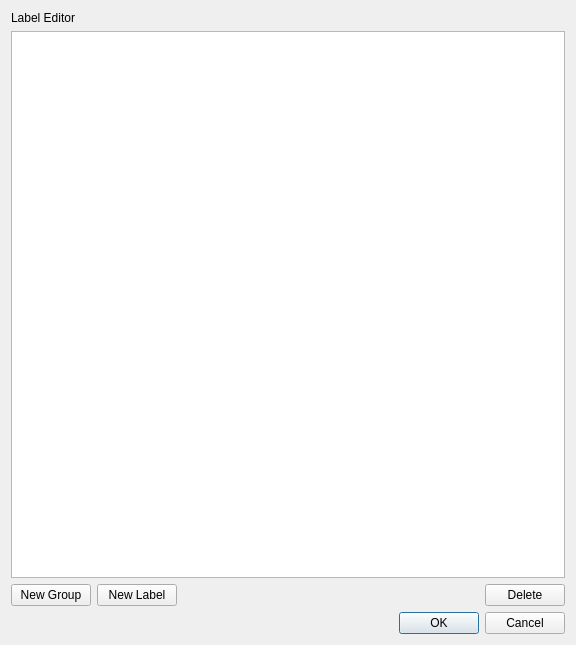
<?xml version="1.0" encoding="UTF-8"?>
<ui version="4.0">
 <class>LabelEditor</class>
 <widget class="QDialog" name="LabelEditor">
  <property name="geometry">
   <rect>
    <x>0</x>
    <y>0</y>
    <width>576</width>
    <height>645</height>
   </rect>
  </property>
  <property name="windowTitle">
   <string>Dialog</string>
  </property>
  <layout class="QVBoxLayout" name="verticalLayout">
   <item>
    <widget class="QLabel" name="label">
     <property name="text">
      <string>Label Editor</string>
     </property>
    </widget>
   </item>
   <item>
    <widget class="QTreeView" name="treeView"/>
   </item>
   <item>
    <layout class="QHBoxLayout" name="horizontalLayout">
     <property name="topMargin">
      <number>0</number>
     </property>
     <item>
      <widget class="QPushButton" name="buttonNewGroup">
       <property name="text">
        <string>New Group</string>
       </property>
      </widget>
     </item>
     <item>
      <widget class="QPushButton" name="buttonNewLabel">
       <property name="text">
        <string>New Label</string>
       </property>
      </widget>
     </item>
     <item>
      <spacer name="horizontalSpacer">
       <property name="orientation">
        <enum>Qt::Horizontal</enum>
       </property>
       <property name="sizeHint" stdset="0">
        <size>
         <width>40</width>
         <height>20</height>
        </size>
       </property>
      </spacer>
     </item>
     <item>
      <widget class="QPushButton" name="buttonDelete">
       <property name="text">
        <string>Delete</string>
       </property>
      </widget>
     </item>
    </layout>
   </item>
   <item>
    <widget class="QDialogButtonBox" name="labelEditorButtonBox">
     <property name="orientation">
      <enum>Qt::Horizontal</enum>
     </property>
     <property name="standardButtons">
      <set>QDialogButtonBox::Cancel|QDialogButtonBox::Ok</set>
     </property>
    </widget>
   </item>
  </layout>
 </widget>
 <resources/>
 <connections>
  <connection>
   <sender>labelEditorButtonBox</sender>
   <signal>rejected()</signal>
   <receiver>LabelEditor</receiver>
   <slot>reject()</slot>
   <hints>
    <hint type="sourcelabel">
     <x>316</x>
     <y>260</y>
    </hint>
    <hint type="destinationlabel">
     <x>286</x>
     <y>274</y>
    </hint>
   </hints>
  </connection>
 </connections>
</ui>
